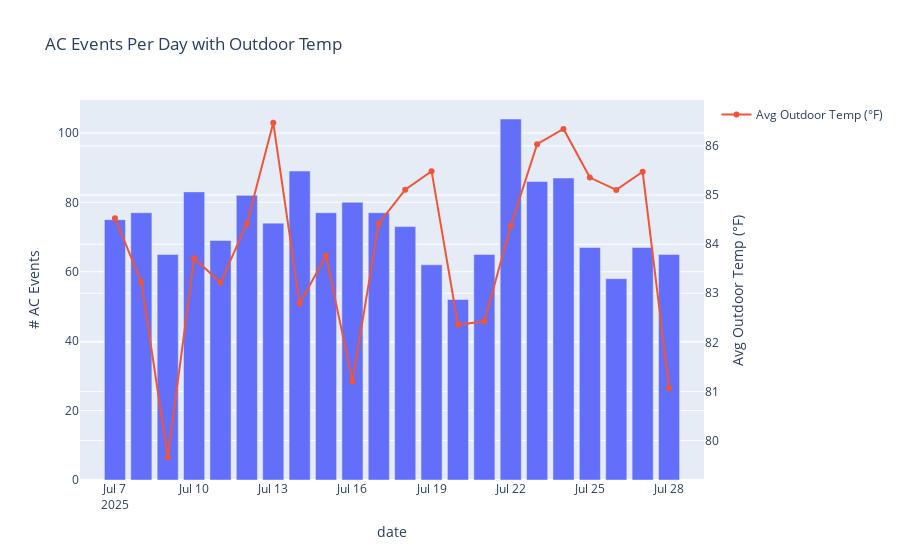

Source (notebook cell):
### Markdown cell above
## Hotter Days = More AC Work

Here we compare the number of AC events per day with the average outdoor temp.

The trend is clear: as outdoor temps creep up, the system kicks on more often to fight the heat. But what’s more concerning is **how inconsistent** the cycling behavior is one day it may cycle 50 times, another over 100. This is wear and tear, energy usage, and noise all compounding.

A smart thermostat could learn these cycles and make small adjustments to **reduce the number of on/off events** ultimately saving energy and making the house feel more stable.

### Code cell
ac_events['date'] = ac_events.index.date
df['date'] = df.index.date
daily_ac_counts = ac_events.groupby('date').size().reset_index(name='ac_events')
daily_avg_outdoor = df.groupby('date')['outdoor_temp_f'].mean().reset_index(name='avg_outdoor_temp')
summary = pd.merge(daily_ac_counts, daily_avg_outdoor, on='date')
summary['outdoor_temp_smooth'] = summary['avg_outdoor_temp'].rolling(window=3, center=True).mean()
fig = px.bar(summary, x='date', y='ac_events', title='AC Events Per Day with Outdoor Temp', labels={'ac_events':'# AC Events'})
fig.add_trace(go.Scatter(x=summary['date'], y=summary['avg_outdoor_temp'], mode='lines+markers', name='Avg Outdoor Temp (°F)', yaxis='y2'))
fig.update_layout(
    yaxis=dict(title='# AC Events'),
    yaxis2=dict(title='Avg Outdoor Temp (°F)', overlaying='y', side='right'),
    hovermode='x unified'
)
fig.show()

### Figure 1 — Plotly figure (JSON) as saved in the notebook; plotly's stock layout.template omitted (floating-point values rounded to 4 significant figures)
{"data": [{"hovertemplate": "date=%{x}<br># AC Events=%{y}<extra></extra>", "legendgroup": "", "marker": {"color": "#636efa", "pattern": {"shape": ""}}, "name": "", "orientation": "v", "showlegend": false, "textposition": "auto", "type": "bar", "x": ["2025-07-07", "2025-07-08", "2025-07-09", "2025-07-10", "2025-07-11", "2025-07-12", "2025-07-13", "2025-07-14", "2025-07-15", "2025-07-16", "2025-07-17", "2025-07-18", "2025-07-19", "2025-07-20", "2025-07-21", "2025-07-22", "2025-07-23", "2025-07-24", "2025-07-25", "2025-07-26", "2025-07-27", "2025-07-28"], "xaxis": "x", "y": [75, 77, 65, 83, 69, 82, 74, 89, 77, 80, 77, 73, 62, 52, 65, 104, 86, 87, 67, 58, 67, 65], "yaxis": "y"}, {"mode": "lines+markers", "name": "Avg Outdoor Temp (°F)", "type": "scatter", "x": ["2025-07-07", "2025-07-08", "2025-07-09", "2025-07-10", "2025-07-11", "2025-07-12", "2025-07-13", "2025-07-14", "2025-07-15", "2025-07-16", "2025-07-17", "2025-07-18", "2025-07-19", "2025-07-20", "2025-07-21", "2025-07-22", "2025-07-23", "2025-07-24", "2025-07-25", "2025-07-26", "2025-07-27", "2025-07-28"], "y": [84.53, 83.23, 79.66, 83.71, 83.22, 84.42, 86.47, 82.79, 83.76, 81.2, 84.42, 85.11, 85.49, 82.36, 82.43, 84.37, 86.04, 86.35, 85.36, 85.11, 85.48, 81.07], "yaxis": "y2"}], "layout": {"barmode": "relative", "hovermode": "x unified", "legend": {"tracegroupgap": 0}, "title": {"text": "AC Events Per Day with Outdoor Temp"}, "xaxis": {"anchor": "y", "domain": [0, 1], "title": {"text": "date"}}, "yaxis": {"anchor": "x", "domain": [0, 1], "title": {"text": "# AC Events"}}, "yaxis2": {"overlaying": "y", "side": "right", "title": {"text": "Avg Outdoor Temp (°F)"}}}}
